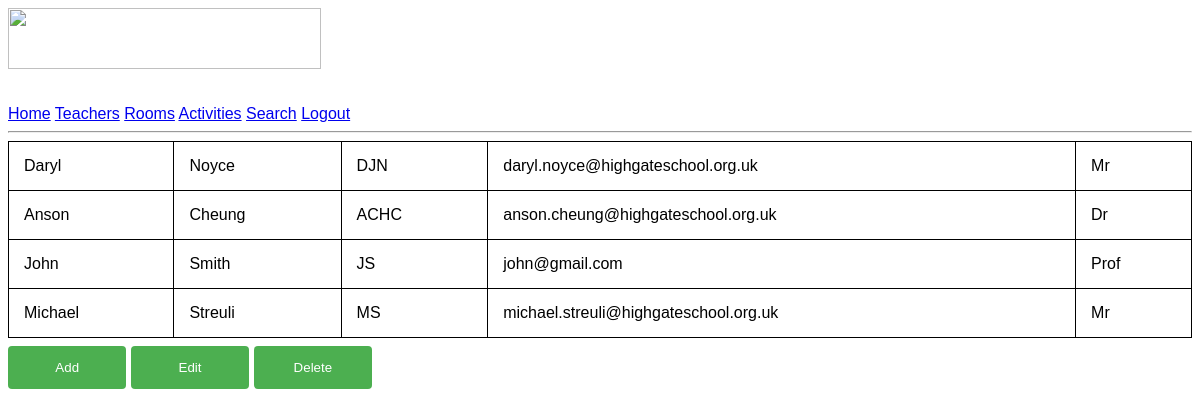
The app's page /teachers (signed in), older data.
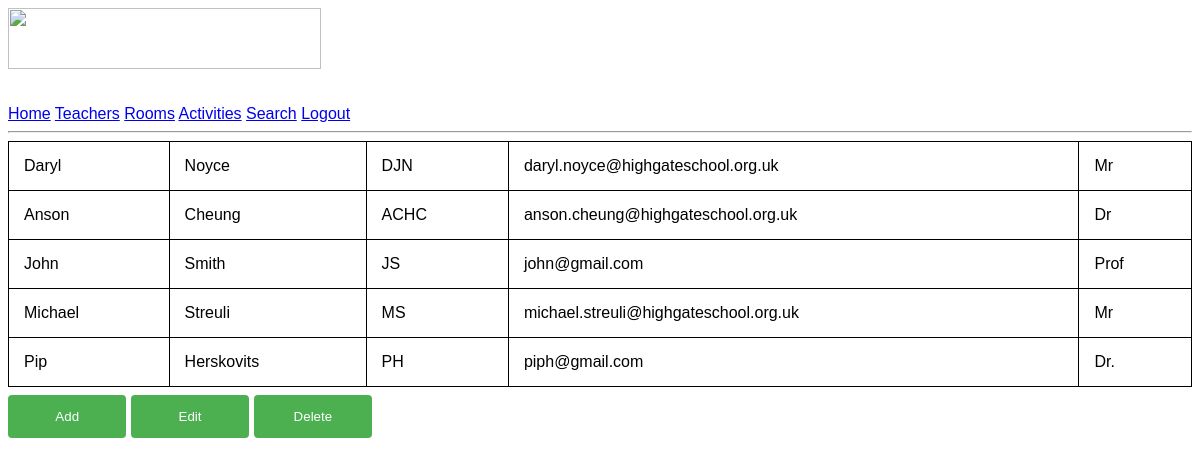
The same page, newer data.
### models.py (models this page shows, shortened)
class Teacher(db.Model):
    id = db.Column(db.Integer, primary_key=True)
    f_name = db.Column(db.String(64))
    s_name = db.Column(db.String(64))
    initials = db.Column(db.String(64))
    email = db.Column(db.String(64), unique=True)
    title = db.Column(db.String(64))
    activities = db.relationship('Activity', secondary='teacher_activity_link')
    def iterable(self):
        return [self.f_name, self.s_name, self.initials, self.email, self.title]

### app.py (the view, shortened to what this page needs)
@app.route('/teachers', methods=['GET', 'POST'])
@login_required
def teachers():
    teacher_table = [teacher.iterable() for teacher in Teacher.query.all()]
    find_edit_id_form = FindEditIdFormTeacher()
    edit_teacher_form = EditTeacherForm()
    add_teacher_form = AddTeacherForm()
    delete_teacher_form = DeleteTeacherForm()
    teacher_form = TeacherForm()
    fields = ['f_name', 's_name', 'initials', 'email', 'title']
    show_options = {
        'edit_id': False,
        'edit': False,
        'add': False,
        'delete': False
    }
    data = request.form
    if 'add' in data:
        show_options['add'] = True
        redirect('teachers')
    if 'edit' in data:
        show_options['edit_id'] = True
        redirect('teachers')
    if 'delete' in data:
        show_options['delete'] = True
        redirect('teachers')
    if add_teacher_form.submit_add.data and add_teacher_form.validate_on_submit():
        new_teacher = Teacher(f_name=add_teacher_form.f_name.data, s_name=add_teacher_form.s_name.data, initials=add_teacher_form.initials.data,
                              email=add_teacher_form.email.data, title=add_teacher_form.title.data)
        new_teacher.add()
        return redirect('teachers')
    if edit_teacher_form.submit_edit.data and edit_teacher_form.validate_on_submit():
        teacher_to_edit = Teacher.query.get(cache.get('teacher_to_edit_id'))
        teacher_to_edit.edit(edit_teacher_form)
        print(edit_teacher_form.title.data)
        return redirect('teachers')
    teacher_table = [teacher.iterable() for teacher in Teacher.query.all()]
    return render_template('teachers.html', teacher_table=teacher_table, add_teacher_form=add_teacher_form, find_edit_id_form=find_edit_id_form,
                           edit_teacher_form=edit_teacher_form, delete_teacher_form=delete_teacher_form, show_options=show_options)

### forms.py
class FindEditIdFormTeacher(FlaskForm):
    s_name = StringField('Surname', validators=[DataRequired()], render_kw={'placeholder': 'Surname of teacher to edit'})
    submit_edit_id = SubmitField('Submit')

class EditTeacherForm(FlaskForm):
    f_name = StringField('First name', validators=[DataRequired()], render_kw={'placeholder': 'First Name'})
    s_name = StringField('Surname', validators=[DataRequired()], render_kw={'placeholder': 'Surname Name'})
    initials = StringField('Initials', validators=[DataRequired()], render_kw={'placeholder': 'Initials'})
    email = StringField('Email', validators=[DataRequired(), Email()], render_kw={'placeholder': 'Email'})
    title = StringField('Title', validators=[DataRequired()], render_kw={'placeholder': 'Title'})
    submit_edit = SubmitField('Submit')

### models.py (called while the page is built)
@login.user_loader
def load_user(user_id):
    return User.query.get(int(user_id))

### templates/teachers.html (shortened to what this page needs)
{% extends "base.html" %}
{% block content %}
<table>
    {% for teacher in teacher_table %}
        <tr>
        {% for item in teacher %}
            <td>{{ item }}</td>
        {% endfor %}
        </tr>
    {% endfor %}
</table>
<form action="" method="post" novalidate>
<input type="submit" value="Add" name="add">
<input type="submit" value="Edit" name="edit">
<input type="submit" value="Delete" name="delete">
</form>
{% endblock %}

### templates/base.html (shortened to what this page needs)
<html>
    <head>
    <link rel= "stylesheet" type = "text/css" href = "{{ url_for('static', filename='stylesheets/CSS.css') }}">
    </head>
    <body>
        <div>
            <img src="../static/highgate_logo.png" style="width: 313px; height: 61px"><br><br><br>
            <a href="{{ url_for('index') }}">Home</a>
            <a href="{{ url_for('teachers') }}">Teachers</a>
            <a href="{{ url_for('rooms') }}">Rooms</a>
            <a href="{{ url_for('activities') }}">Activities</a>
            <a href="{{ url_for('search') }}">Search</a>
            {% if current_user.is_anonymous %}
            <a href="{{ url_for('login') }}">Login</a>
            {% else %}
            <a href="{{ url_for('logout') }}">Logout</a>
            {% endif %}
        </div>
        <hr>
        {% block content %}{% endblock %}
    </body>
</html>

### static/stylesheets/CSS.css (style rules this page uses)
html { font-family: "Lucida Sans", sans-serif; }
input[type=submit] { width: 10%; background-color: #4CAF50; color: white; padding: 14px 20px; margin: 8px 0; border: none; border-radius: 4px; cursor: pointer; }
table { width: 100%; border-collapse: collapse; }
table, th, td { border: 1px solid black; }
th, td { padding: 15px; }

Row changes from the older to the newer data that the page shows:
added Teacher: f_name "Pip", s_name "Herskovits", initials "PH", email "piph@gmail.com", title "Dr."
